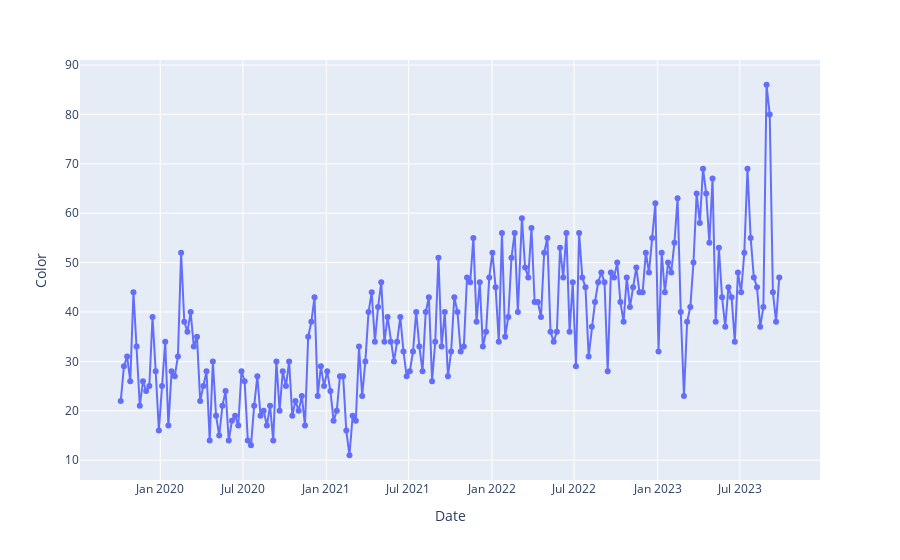

The notebook cell saved with this chart:
### Code cell
fig = px.line(dates, x='Date', y='Color', markers=True)
fig.show()

### Figure 1 — Plotly figure (JSON) as saved in the notebook; plotly's stock layout.template omitted (floating-point values rounded to 4 significant figures; data arrays with more than 128 entries replaced by an {"elided": "..."} marker saying what was removed)
{"data": [{"hovertemplate": "Date=%{x}<br>Color=%{y}<extra></extra>", "legendgroup": "", "line": {"color": "#636efa", "dash": "solid"}, "marker": {"symbol": "circle"}, "mode": "lines+markers", "name": "", "orientation": "v", "showlegend": false, "type": "scatter", "x": {"elided": "208 str values"}, "xaxis": "x", "y": {"elided": "208 int values"}, "yaxis": "y"}], "layout": {"legend": {"tracegroupgap": 0}, "margin": {"t": 60}, "xaxis": {"anchor": "y", "domain": [0, 1], "title": {"text": "Date"}}, "yaxis": {"anchor": "x", "domain": [0, 1], "title": {"text": "Color"}}}}
